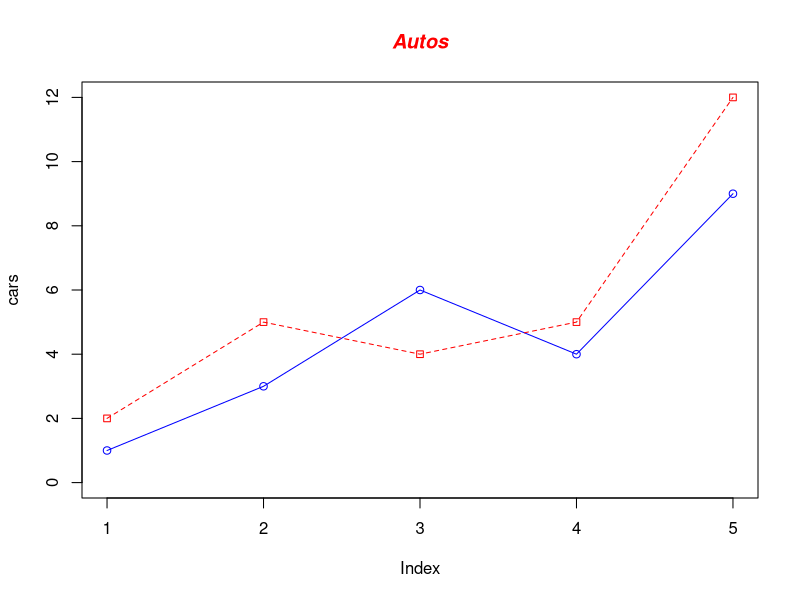

This chart was generated by the following R code:
## ---- chunk 1
knitr::opts_chunk$set(echo = TRUE)
## ---- chunk 2

# Define 2 vectors
cars <- c(1, 3, 6, 4, 9)
trucks <- c(2, 5, 4, 5, 12)

# Graph cars using a y axis that ranges from 0 to 12
plot(cars, type="o", col="blue", ylim=c(0,12))

# Graph trucks with red dashed line and square points
lines(trucks, type="o", pch=22, lty=2, col="red")

# Create a title with a red, bold/italic font
title(main="Autos", col.main="red", font.main=4)

